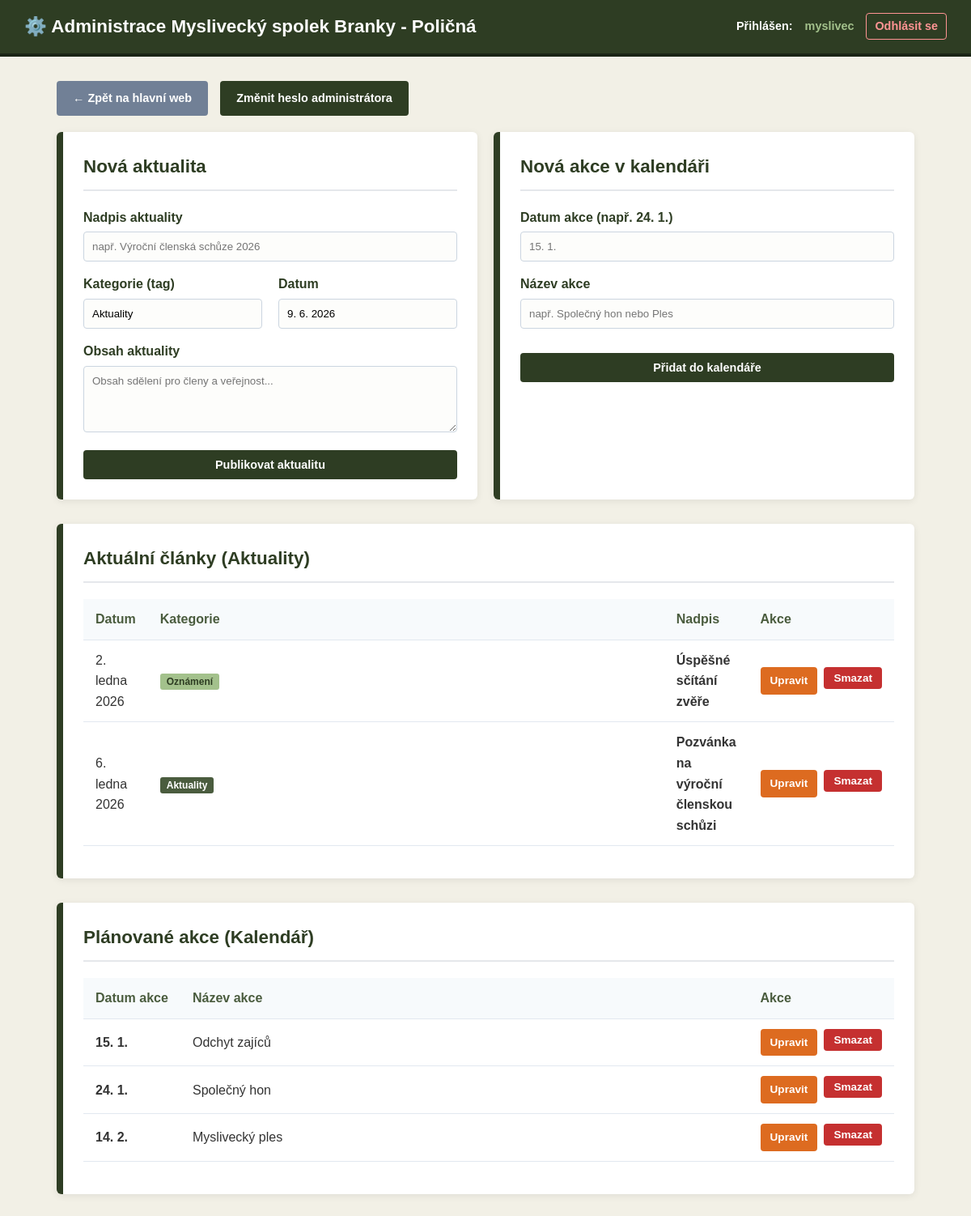
The app's page /admin.php (signed in), older data.
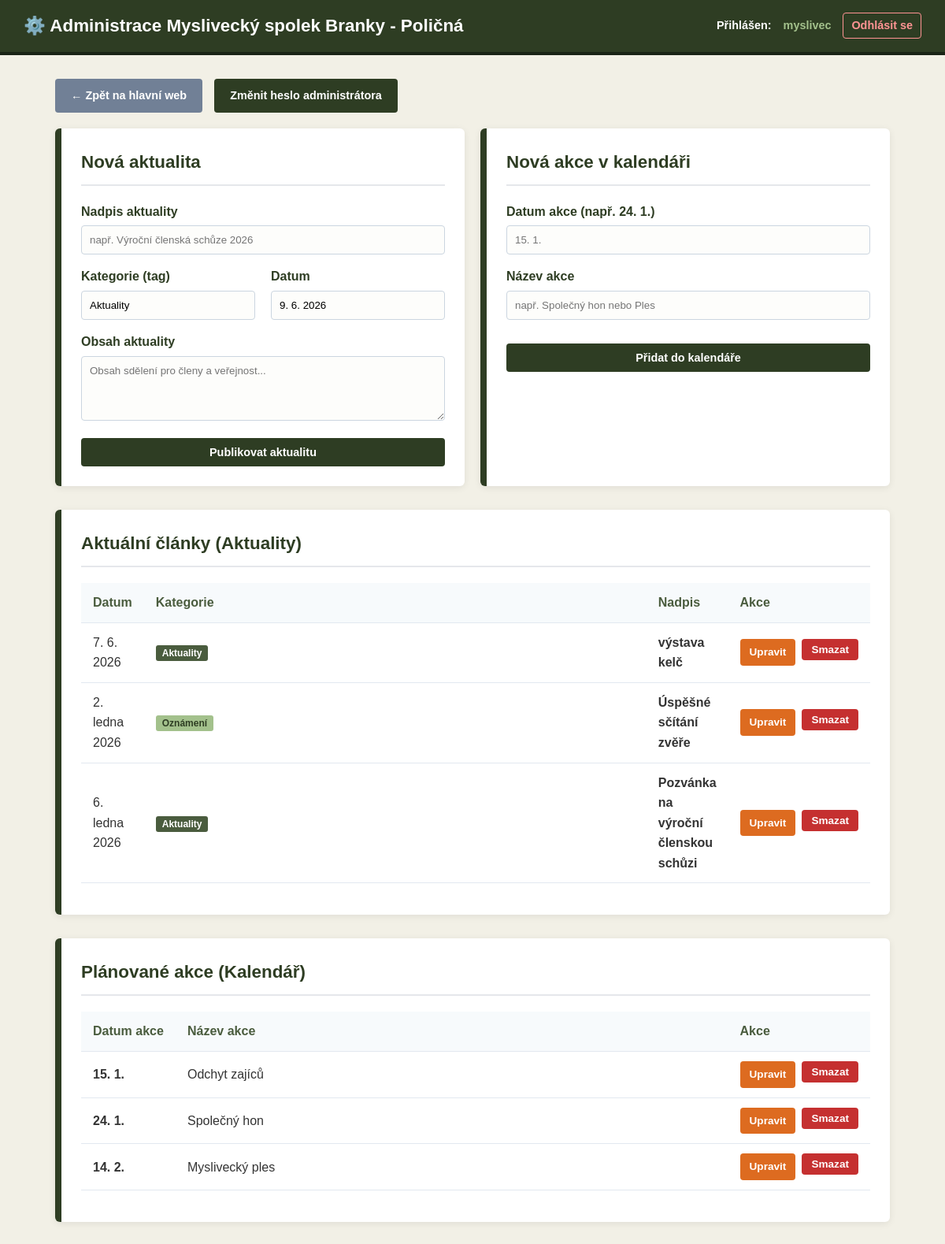
The same page, newer data.
### tables this page shows
CREATE TABLE news (
        id INTEGER PRIMARY KEY AUTOINCREMENT,
        title TEXT NOT NULL,
        category_tag TEXT NOT NULL,
        published_date TEXT NOT NULL,
        content TEXT NOT NULL
    );

CREATE TABLE events (
        id INTEGER PRIMARY KEY AUTOINCREMENT,
        event_date TEXT NOT NULL,
        title TEXT NOT NULL
    );

### admin.php (the view, shortened to what the changed rows need)
<?php
$dbPath = __DIR__ . '/spolek.db';
try {
    $pdo = new PDO("sqlite:" . $dbPath);
    $pdo->setAttribute(PDO::ATTR_ERRMODE, PDO::ERRMODE_EXCEPTION);
} catch (PDOException $e) {
    die("Připojení k databázi selhalo: " . $e->getMessage());
}
    ?>
    <?php
$action = $_GET['action'] ?? 'dashboard';
$newsList = [];
$eventsList = [];
if ($action === 'dashboard') {
    $newsList = $pdo->query("SELECT * FROM news ORDER BY id DESC")->fetchAll(PDO::FETCH_ASSOC);
    $eventsList = $pdo->query("SELECT * FROM events ORDER BY id ASC")->fetchAll(PDO::FETCH_ASSOC);
}
$editNewsItem = null;
$editEventItem = null;
?>
<!DOCTYPE html>
<html lang="cs">
<head>
    <link rel="stylesheet" href="projekt2.css">
</head>
<body>
    <header class="admin-header">
        <h1><a href="index.php">⚙️ Administrace Myslivecký spolek Branky - Poličná</a></h1>
    </header>
    <div class="admin-container">
        <?php if ($action === 'edit_news' && $editNewsItem): ?>
            <div class="admin-card">
                <h2>Upravit aktualitu #<?= $editNewsItem['id'] ?></h2>
                <form action="admin.php" method="POST">
                    <input type="hidden" name="csrf_token" value="<?= htmlspecialchars($_SESSION['csrf_token']) ?>">
                    <input type="hidden" name="id" value="<?= $editNewsItem['id'] ?>">
                    <div class="form-control">
                        <label for="news_title">Nadpis aktuality</label>
                        <input type="text" id="news_title" name="title" value="<?= htmlspecialchars($editNewsItem['title']) ?>" required>
                    </div>
                    <div class="form-grid">
                        <div class="form-control">
                            <label for="news_category">Kategorie (tag)</label>
                            <input type="text" id="news_category" name="category_tag" value="<?= htmlspecialchars($editNewsItem['category_tag']) ?>" required>
                        </div>
                        <div class="form-control">
                            <label for="news_date">Datum publikace</label>
                            <input type="text" id="news_date" name="published_date" value="<?= htmlspecialchars($editNewsItem['published_date']) ?>" required>
                        </div>
                    </div>
                    <div class="form-control">
                        <label for="news_content">Obsah aktuality</label>
                        <textarea id="news_content" name="content" rows="8" required><?= htmlspecialchars($editNewsItem['content']) ?></textarea>
                    </div>
                    <div class="flex-buttons">
                        <button type="submit" name="update_news" class="btn-primary">Uložit změny</button>
                        <a href="admin.php" class="btn-secondary">Zrušit</a>
                    </div>
                </form>
            </div>
        <?php else: ?>
            <div class="form-grid">
                <div class="admin-card">
                    <h2>Nová aktualita</h2>
                </div>
                <div class="admin-card">
                    <h2>Nová akce v kalendáři</h2>
                </div>
            </div>
            <div class="admin-card">
                <h2>Aktuální články (Aktuality)</h2>
                <?php if (!empty($newsList)): ?>
                    <table class="crud-table">
                        <thead>
                            <tr>
                                <th class="u-w-80">Datum</th>
                                <th class="u-w-100">Kategorie</th>
                                <th>Nadpis</th>
                                <th class="u-w-160 u-text-right">Akce</th>
                            </tr>
                        </thead>
                        <tbody>
                            <?php foreach ($newsList as $news): ?>
                                <tr>
                                    <td><?= htmlspecialchars($news['published_date']) ?></td>
                                    <td><span class="category-badge <?= $news['category_tag'] !== 'Aktuality' ? 'secondary' : '' ?>"><?= htmlspecialchars($news['category_tag']) ?></span></td>
                                    <td><strong><?= htmlspecialchars($news['title']) ?></strong></td>
                                    <td class="u-text-right">
                                        <div class="flex-buttons" class="u-justify-end">
                                            <a href="admin.php?action=edit_news&id=<?= $news['id'] ?>" class="btn-edit">Upravit</a>
                                            <form action="admin.php" method="POST" onsubmit="return confirm('Opravdu chcete smazat tuto aktualitu?');" class="u-inline">
                                                <button type="submit" name="delete_news" class="btn-danger">Smazat</button>
                                            </form>
                                        </div>
                                    </td>
                                </tr>
                            <?php endforeach; ?>
                        </tbody>
                    </table>
                <?php else: ?>
                    <p>Žádné aktuality v databázi.</p>
                <?php endif; ?>
            </div>
            <div class="admin-card">
                <h2>Plánované akce (Kalendář)</h2>
                <?php if (!empty($eventsList)): ?>
                    <table class="crud-table">
                        <thead>
                            <tr>
                                <th class="u-w-120">Datum akce</th>
                                <th>Název akce</th>
                                <th class="u-w-160 u-text-right">Akce</th>
                            </tr>
                        </thead>
                        <tbody>
                            <?php foreach ($eventsList as $event): ?>
                                <tr>
                                    <td><strong><?= htmlspecialchars($event['event_date']) ?></strong></td>
                                    <td><?= htmlspecialchars($event['title']) ?></td>
                                    <td class="u-text-right">
                                        <div class="flex-buttons" class="u-justify-end">
                                            <a href="admin.php?action=edit_event&id=<?= $event['id'] ?>" class="btn-edit">Upravit</a>
                                            <form action="admin.php" method="POST" onsubmit="return confirm('Opravdu chcete smazat tuto akci?');" class="u-inline">
                                                <button type="submit" name="delete_event" class="btn-danger">Smazat</button>
                                            </form>
                                        </div>
                                    </td>
                                </tr>
                            <?php endforeach; ?>
                        </tbody>
                    </table>
                <?php else: ?>
                    <p>Žádné plánované akce v databázi.</p>
                <?php endif; ?>
            </div>
        <?php endif; ?>
    </div>
</body>
</html>

Row changes from the older to the newer data that the page shows:
added news: published_date "7. 6. 2026", category_tag "Aktuality", title "výstava kelč"
